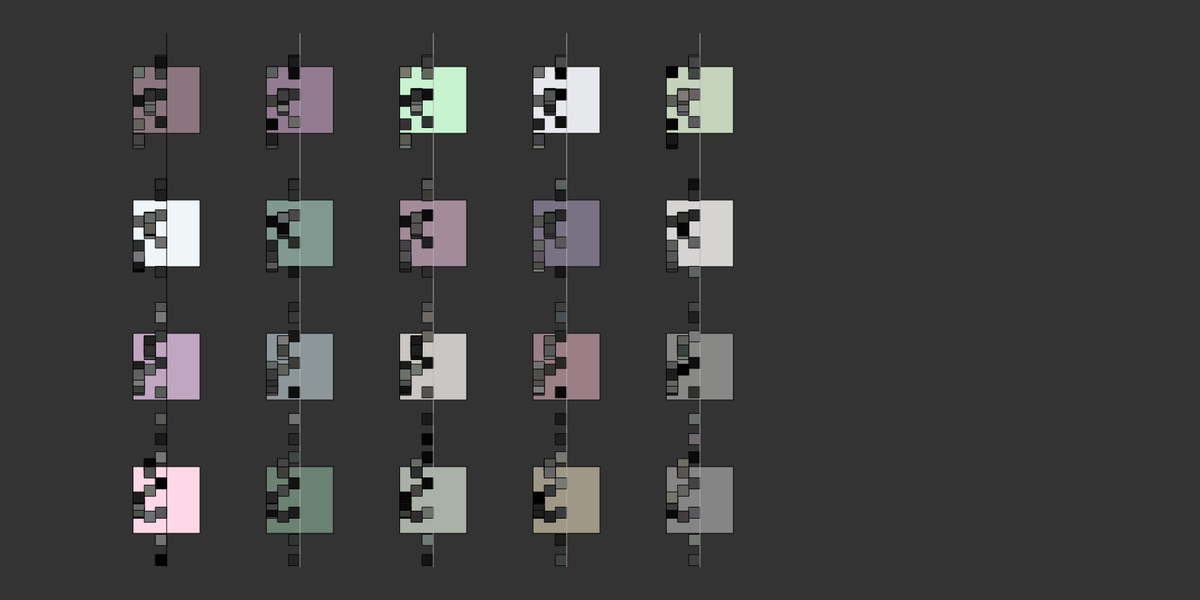
Frame 1 (no input)
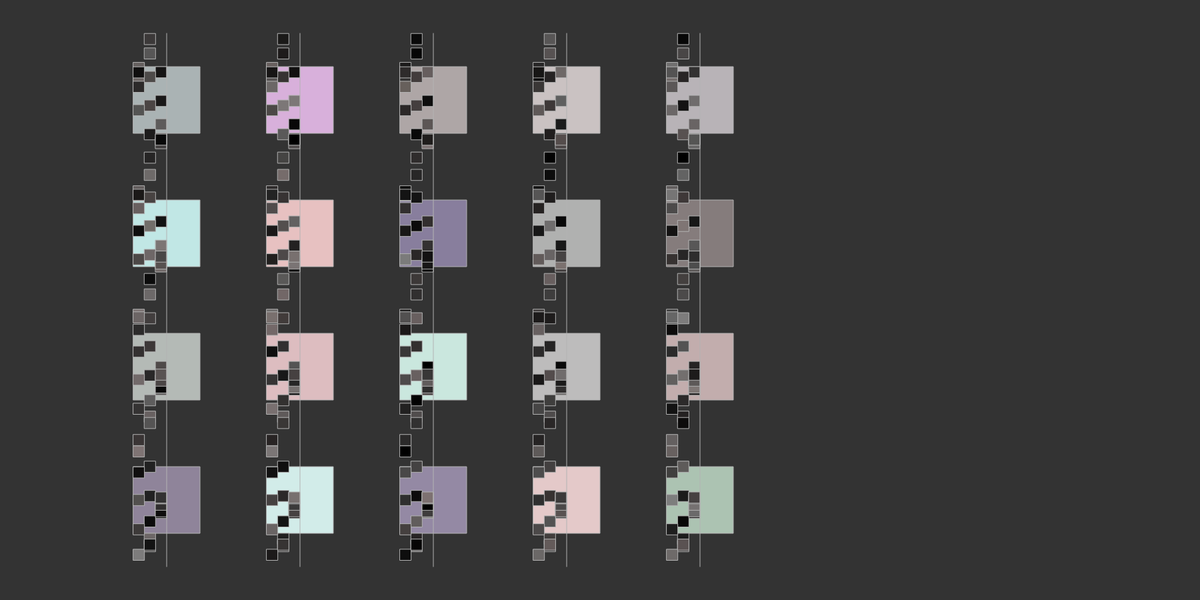
Frame 60 (no input)
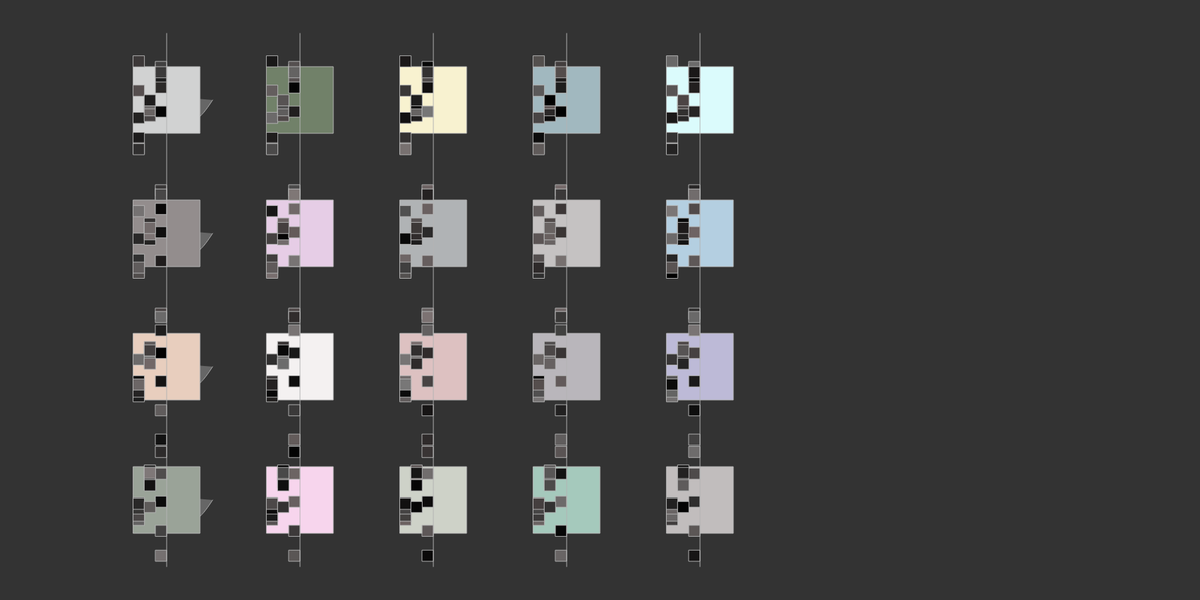
Frame 120 (the mouse pressed at the canvas centre since frame 60)

The p5.js sketch that drew these frames (run headless with seeded random() and noise() and a simulated clock; from frame 60 on, the mouse is pressed at the canvas centre):

// p5.js sketch
// ── sketch.js
const moduleRows = 6;
const moduleColumns = 6;
const fadeSpeed = 0;
const modules = [];
const moduleWidth = 100;
const moduleHeight = 100;

const startsquare_width = 200;
const startsquare_height = 100;

let time = 0;
let waves = [];
let wave = [];

class ColorBox {
  // ... (same as before)
}

function setup() {
  createCanvas(1800, 900);
  colorMode(HSB, 150, 100, 100);
  background('#333333');

  for (let i = 0; i < 4; i++) {
    for (let j = 0; j < 5; j++) {
      modules.push(new Module(generateCells(), startsquare_width + 200 * j, startsquare_height + 200 * i, moduleWidth, moduleHeight, moduleColumns, moduleRows, i));
    }
  }
  
  for (let i = 1; i < 5; i++){
    waves.push(new Wave(i));
  }
}

function generateCells() {
  const cells = [];
  for (let r = 0; r < moduleRows; r++) {
    cells[r] = [];
    for (let c = 0; c < moduleColumns; c++) {
      cells[r][c] = random(255);
    }
  }
  return cells;
}

function draw() {
  background('#333333');
  for (let i = 0; i < 4; i++){
    waves[i].updateWave();
  }
  
  for (const m of modules) {
    m.drawModule();
  }

  // Stroke
  for (let i = startsquare_width + 50; i < startsquare_width + 1000; i += 200) {
    line(i, startsquare_height - 50, i, startsquare_height + 200 * 3 + 150);
    stroke(70);
  }
  
  time += 0.05;


}

class Wave{
  constructor(yPos){
    this.yPos = yPos;
    this.time = 0;
    this.data = [];
  }
  
  updateWave() {
  push();
  translate(200, 200*this.yPos-50);

  let radius = 30;
    

  let x = radius * cos(this.time);
  let y = radius * sin(this.time);

  this.data.unshift(y);

  fill(40);
  beginShape(); // Start drawing a continuous line
  for (let i = 0; i < this.data.length; i++) {
    vertex(i, this.data[i]);
  }
  endShape(); // End drawing the continuous line
      
  pop();
  this.time += 0.05;
  //this.time += 0;
}
  
  
}


function updateWave(yPos) {
  push();
  translate(200, 150*yPos);

  let radius = 50;

  let x = radius * cos(time);
  let y = radius * sin(time);

  wave.unshift(y);

  noFill();
  beginShape(); // Start drawing a continuous line
  for (let i = 0; i < wave.length; i++) {
    vertex(i, wave[i]);
  }
  endShape(); // End drawing the continuous line
  pop();
  time += 0.05;
}

class Module {
  constructor(cells, coordX, coordY, moduleWidth, moduleHeight, columns, rows, rowOffset) {
    this.cells = cells;
    this.columns = columns;
    this.rows = rows;
    this.moduleWidth = moduleWidth;
    this.moduleHeight = moduleHeight;
    this.coordX = coordX;
    this.coordY = coordY;
    this.rowOffset = rowOffset;
  }

  drawModule() {
    const cellWidth = this.moduleWidth / this.columns;
    const cellHeight = this.moduleHeight / this.rows;

    push();
    translate(this.coordX, this.coordY);

    fill(random(0, 200), random(0, 20), random(50, 100));
    rect(0, 0, this.moduleWidth, this.moduleHeight);

    for (let r = 0 ; r < this.rows; r++) {
      for (let c = 0; c < this.columns / 2; c++) {
        this.cells[r][c] = constrain(this.cells[r][c], 0, random(0, 130));

        const y = this.moduleHeight * (r / this.rows);
        const x = this.moduleWidth * (c / this.columns);

        // Apply wave effect to the cells with row-specific offset
        const yOffset = waveEffect(x, y, this.rowOffset);
        fill(this.cells[r][c], random(0, 10), random(0, 50));
        rect(x, y + yOffset, cellWidth, cellHeight);
      }
    }
    pop();
  }
}

function waveEffect(x, y, rowOffset) {
  // Adjust this value to control the magnitude of the wave effect
  //const magnitude = 20;
  const magnitude =50;
  
  return magnitude * sin(time * 1 + x / 10 + y / 30 + rowOffset * 0.5);
  //return magnitude * sin(time * 2 + x / 50 + y / 50 + rowOffset * 0.5);
}
